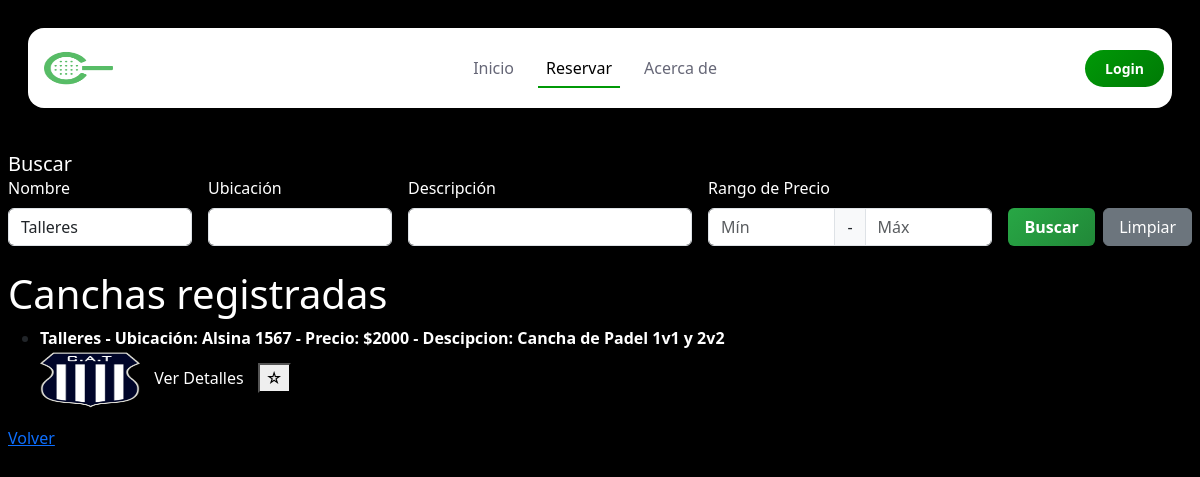
Page /buscador.php?nombre=Talleres on the committed database.
### tables this page shows
CREATE TABLE `cancha` (
  `id_cancha` int(11) NOT NULL,
  `id_duenio` int(11) NOT NULL,
  `nombre` varchar(120) NOT NULL,
  `lugar` varchar(120) NOT NULL,
  `foto` varchar(255) NOT NULL,
  `bio` text NOT NULL,
  `verificado` tinyint(1) NOT NULL,
  `valoracion` int(10) NOT NULL,
  `precio` int(11) NOT NULL
);

### buscador.php (the view, shortened to what this page needs)
<?php
require_once 'conexiones/conDB.php';
$nombre = $_SESSION['nombre'] ?? null;
$rol = $_SESSION['rol'] ?? null;
$foto = $_SESSION['foto'] ?? null;
$favoritosIds = [];
$buscarNombre = $_GET['nombre'] ?? '';
$buscarLugar = $_GET['lugar'] ?? '';
$buscarBio = $_GET['bio'] ?? '';
$buscarPrecioMin = $_GET['precio_min'] ?? '';
$buscarPrecioMax = $_GET['precio_max'] ?? '';
try {
  $sql = "SELECT * FROM cancha WHERE 1=1";
  $params = [];
  if (!empty($buscarNombre)) {
    $sql .= " AND nombre LIKE ?";
    $params[] = "%$buscarNombre%";
  }
  $stmt = $pdo->prepare($sql);
  $stmt->execute($params);
  $canchas = $stmt->fetchAll();
} catch (PDOException $e) {
  echo "Error al encontrar las canchas: " . $e->getMessage();
  $canchas = [];
  $misCanchas = [];
}
$hayFiltros = !empty($buscarNombre) || !empty($buscarLugar) || !empty($buscarBio) || !empty($buscarPrecioMin) || !empty($buscarPrecioMax);
?>
<!DOCTYPE html>
<html lang="es">
<head>
  <link href="https://cdn.jsdelivr.net/npm/bootstrap@5.3.8/dist/css/bootstrap.min.css" rel="stylesheet">
  <link rel="stylesheet" href="style.css">
</head>
<body>
  <div class="container-fluid p-2">
    <div class="row" id="navbar">
      <div class="col-12">
        <nav class="navbar navbar-expand-lg">
          <a class="navbar-brand me-auto" href="#">
            <img src="image/icon.png" alt="Logo" width="85" height="60" class="d-inline-block align-text-top">
          </a>
          <div class="offcanvas offcanvas-end" tabindex="-1" id="offcanvasNavbar"
            aria-labelledby="offcanvasNavbarLabel">
            <div class="offcanvas-body">
              <ul class="navbar-nav justify-content-center flex-grow-1 pe-3">
                <li class="nav-item">
                  <a class="nav-link mx-lg-2 " href="index.php">Inicio</a>
                </li>
                <li class="nav-item">
                  <a class="nav-link mx-lg-2 active" aria-current="page" href="buscador.php">Reservar</a>
                </li>
                <li class="nav-item">
                  <a class="nav-link mx-lg-2" href="acerca-de.php">Acerca de</a>
                </li>
              </ul>
            </div>
          </div>
          <?php if ($nombre): ?>
            <div class="dropdown">
              <button class="btn p-0 border-0" type="button" data-bs-toggle="dropdown" aria-expanded="false">
                <?php if (!empty($foto)): ?>
                  <img src="uploads/usuarios/<?= htmlspecialchars($foto) ?>"
                    alt="Foto de perfil de <?= htmlspecialchars($nombre) ?>"
                    class="rounded-circle border border-2 border-white" width="40" height="40" style="object-fit: cover;">
                <?php else: ?>
                  <div
                    class="rounded-circle border border-2 border-white d-flex align-items-center justify-content-center bg-primary text-white"
                    style="width: 40px; height: 40px; font-size: 16px; font-weight: bold;">
                    <?= strtoupper(substr($nombre, 0, 1)) ?>
                  </div>
                <?php endif; ?>
              </button>
              <ul class="dropdown-menu dropdown-menu-end">
                <li>
                  <h6 class="dropdown-header">¡Hola, <?= htmlspecialchars($nombre) ?>!</h6>
                </li>
                <li>
                  <hr class="dropdown-divider">
                </li>
                <?php if ($rol === 'usuario'): ?>
                  <li><a class="dropdown-item" href="perfil_padel.php">
                      <i class="fas fa-user me-2"></i>Editar Perfil
                    </a></li>
                  <li>
                    <hr class="dropdown-divider">
                  </li>
                <?php endif; ?>
                <li><a class="dropdown-item text-danger" href="logout.php">
                    <i class="fas fa-sign-out-alt me-2"></i>Cerrar Sesión
                  </a></li>
              </ul>
            </div>
          <?php else: ?>
            <a href="inicioses.php" class="login-button btn btn-primary">Login</a>
          <?php endif; ?>
        </nav>
      </div>
    </div>
    <div class="row mt-4 mb-4">
  <div class="col-12">
    <div class="text-white">
      <div class="card-header">
        <h5 class="mb-0">
          <i class="fas fa-filter"></i> Buscar
        </h5>
      </div>
      <div class="card-body">
        <form method="GET" action="buscador.php">
          <div class="row g-3 align-items-end">
            <div class="col-md-2">
              <label for="nombre" class="form-label">
                <i class="fas fa-font"></i> Nombre
              </label>
              <input type="text" class="form-control" id="nombre" name="nombre"
                value="<?= htmlspecialchars($buscarNombre) ?>">
            </div>
            <div class="col-md-2">
              <label for="lugar" class="form-label">
                <i class="fas fa-map-marker-alt"></i> Ubicación
              </label>
              <input type="text" class="form-control" id="lugar" name="lugar"
                value="<?= htmlspecialchars($buscarLugar) ?>">
            </div>
            <div class="col-md-3">
              <label for="bio" class="form-label">
                <i class="fas fa-align-left"></i> Descripción
              </label>
              <input type="text" class="form-control" id="bio" name="bio"
                value="<?= htmlspecialchars($buscarBio) ?>">
            </div>
            <div class="col-md-3">
              <label class="form-label">
                <i class="fas fa-dollar-sign"></i> Rango de Precio
              </label>
              <div class="input-group">
                <input type="number" class="form-control" name="precio_min" placeholder="Mín"
                  value="<?= htmlspecialchars($buscarPrecioMin) ?>">
                <span class="input-group-text">-</span>
                <input type="number" class="form-control" name="precio_max" placeholder="Máx"
                  value="<?= htmlspecialchars($buscarPrecioMax) ?>">
              </div>
            </div>
            <div class="col-md-2 d-flex gap-2">
              <button type="submit" class="btn btn-success w-100">
                <i class="fas fa-search"></i> Buscar
              </button>
              <?php if ($hayFiltros): ?>
                <a href="buscador.php" class="btn btn-secondary w-100">
                  <i class="fas fa-times"></i> Limpiar
                </a>
              <?php endif; ?>
            </div>
          </div>
        </form>
      </div>
    </div>
  </div>
</div>
    <h1 style="color: #ffffffff;">Canchas registradas</h1>
    <?php if ($canchas && count($canchas) > 0): ?>
      <ul>
        <?php foreach ($canchas as $cancha): ?>
          <li>
            <strong style="color: #ffffffff;"><?php echo htmlspecialchars($cancha['nombre']); ?></strong>
            <strong style="color: #ffffffff;">- Ubicación: <?php echo htmlspecialchars($cancha['lugar']); ?></strong>
            <strong style="color: #ffffffff;">- Precio: $<?php echo htmlspecialchars($cancha['precio']); ?></strong>
            <strong style="color: #ffffffff;">- Descipcion: <?php echo htmlspecialchars($cancha['bio']); ?></strong>
            <?php if ($cancha['foto']): ?>
              <br><img src="uploads/<?= htmlspecialchars($cancha['foto']) ?>" width="100" height="60">
            <?php endif; ?>
            <a href="reservacion.php?id=<?= $cancha['id_cancha'] ?>"
              style="background: #000000ff; color: white; padding: 5px 10px; text-decoration: none; border-radius: 3px;">
              Ver Detalles
            </a>
            <form method="post" style="display:inline;">
              <button type="submit" name="accion" value="toggle_favorito">
                <?= in_array($cancha['id_cancha'], $favoritosIds) ? '⭐' : '☆' ?>
              </button>
            </form>
          </li>
        <?php endforeach; ?>
      </ul>
    <?php else: ?>
      <p>No hay canchas registradas.</p>
    <?php endif; ?>
    <a href="index.php">Volver</a>
</body>
</html>

### style.css (style rules this page uses)
.navbar { background-color: white; height: 80px; margin: 20px; border-radius: 16px; padding: 0.5rem; }
.navbar-brand { font-size: 24px; font-weight: 500; color: #009907; transition: 0.3s color; }
.login-button { background-color: #009907; color: white; font-size: 14px; padding: 8px 20px; border-radius: 50px; text-decoration: none; transition: 0.3s background-color; }
.nav-link { color: #666777; font-weight: 500; position: relative; }
.nav-link:hover, .nav-link.active { color: #000; }
@media (min-width: 991px) { .nav-link::before { content: ""; position: absolute; bottom: 0; left: 50%; transform: translateX(-50%); width: 0; height: 2px; background-color: #009907; visibility: hidden; transition: 0.3s ease-in-out; } }
@media (min-width: 991px) { .nav-link:hover::before, .nav-link.active::before { width: 100%; visibility: visible; } }
body { background-color: #000; overflow-x: hidden; }
html, body { overscroll-behavior-y: none; overscroll-behavior-x: none; }
.btn-primary { background: linear-gradient(135deg, #009907, #007a05); border: none; font-weight: 600; transition: transform 0.3s ease; }
.btn-success { background: linear-gradient(135deg, #28a745, #218838); border: none; font-weight: 600; }
.btn { transition: all 0.3s ease; }

### rows in the picture
cancha: nombre "Talleres", lugar "Alsina 1567", precio "2000", bio "Cancha de Padel 1v1 y 2v2", foto (picture)
